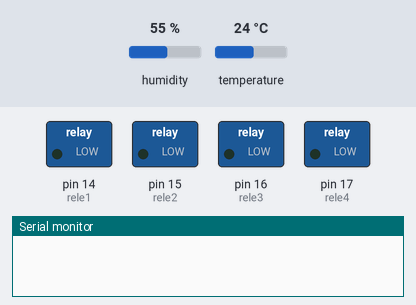
Simulated run of this sketch. Board: Arduino Uno, built with avr-gcc and run on an emulated ATmega328P. On the bench: switched loads named in the sketch (green lamp = pin HIGH), the last lines printed to the serial monitor. Wiring (inferred from the names in the program): DHT22 sensor: data pin 7. Inputs (shaded band) come from the test bench; at power-on: temperature 24 °C, humidity 55 %.

Above: at 0.1 s.
At 3.2 s:
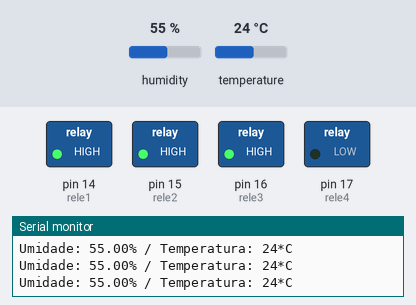
3.3 s: temperature set to 9 °C
9.3 s: temperature set to 12 °C
15.3 s: humidity set to 22 %
Timing chart, 0 to 18.3 s (numbered marks = the images above; inputs shaded):
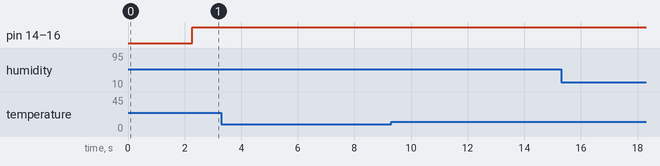

The sketch:

ESTUFA.ino
```cpp
#include <DHT.h>;

#define DHTPIN 7
#define DHTTYPE DHT22

int rele1 = 14;
int rele2 = 15;
int rele3 = 16;
int rele4 = 17;

DHT dht(DHTPIN, DHTTYPE);

void setup() {
  Serial.begin(9600);
  pinMode(rele1, OUTPUT);
  pinMode(rele2, OUTPUT);
  pinMode(rele3, OUTPUT);
  pinMode(rele4, OUTPUT);


  dht.begin();
  delay(2000);
}
void loop() {
  Serial.print("Umidade: ");
  Serial.print(dht.readHumidity());
  Serial.print("%");
  Serial.print(" / Temperatura: ");
  Serial.print(dht.readTemperature(), 0);
  Serial.println("*C");
  //delay(2000);


  //digitalWrite(rele1, HIGH);
  //digitalWrite(rele2, HIGH);
  // digitalWrite(rele3, HIGH);
  //digitalWrite(rele4, !HIGH); //ventilador


  /*
     10-13 %
    O valor ideal da humidade em um filamento é entre 10-13 %.  */
  if (dht.readHumidity() < 10 or dht.readTemperature() > 75 )
      digitalWrite(rele4, HIGH)
    , digitalWrite(rele1, LOW)
    , digitalWrite(rele2, LOW)
    , digitalWrite(rele3, LOW);
  if (dht.readHumidity() > 10 or dht.readTemperature() < 60 )
      digitalWrite(rele4, LOW)
    , digitalWrite(rele1, HIGH)
    , digitalWrite(rele2, HIGH)
    , digitalWrite(rele3, HIGH);

}
```
